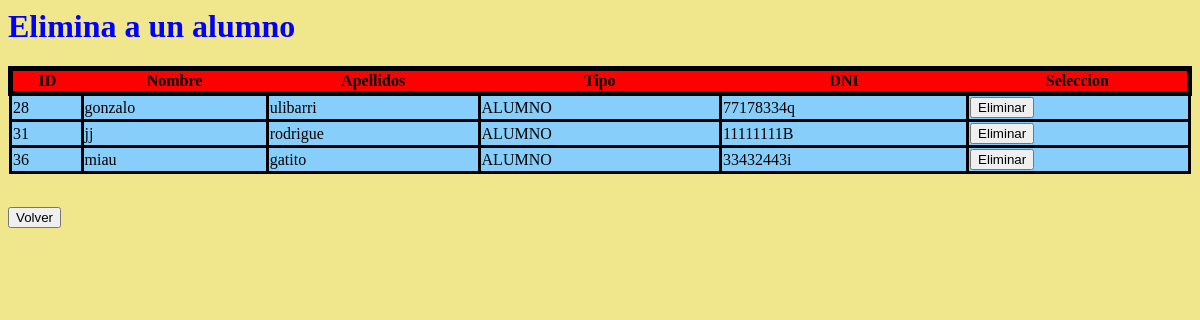
Page /src/delAlumno.php on the earlier database version.
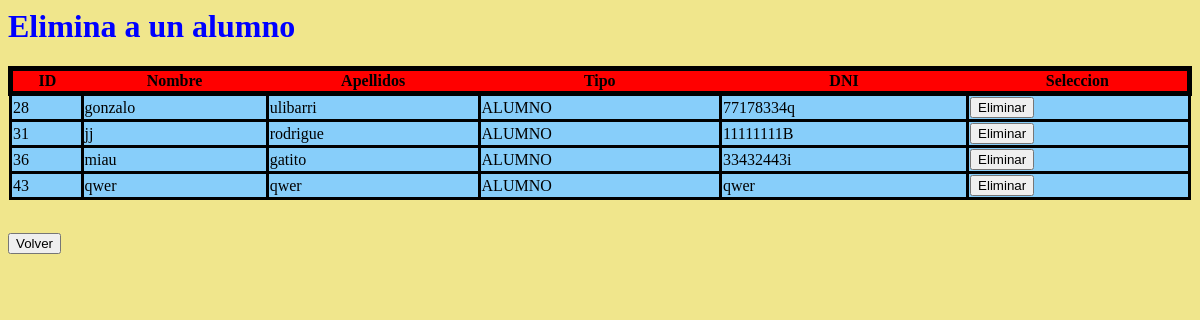
Same page on the later database version.
### tables this page shows
CREATE TABLE `persona` (
  `ID` int(11) NOT NULL,
  `NOMBRE` varchar(25) NOT NULL,
  `APELLIDOS` varchar(45) NOT NULL,
  `TIPO` enum('ALUMNO','PROFESOR','ADMIN') NOT NULL,
  `DNI` varchar(9) NOT NULL,
  `PASS` varchar(25) DEFAULT NULL,
  `USER` varchar(20) NOT NULL,
  `FOTO` varchar(100) NOT NULL DEFAULT 'default.jpg'
);

### src/delAlumno.php (the view, shortened to what this page needs)
</html><!DOCTYPE html>
<html>
    <head>
        <link href="../templates/tabla.css" rel="stylesheet" type="text/css">
    </head>
    <body>
    <h1 style= "color: blue;">Elimina a un alumno</h1>
    <?php
         $conexionadmin =mysqli_connect('localhost','teresa','ranateresa','universidad') ;
        $consulta = mysqli_query($conexionadmin, "SELECT * FROM persona where TIPO='ALUMNO'");
        $numcol = mysqli_num_rows($consulta);
        for( $i = 0 ; $i < $numcol ; $i++ ){
            $fila = mysqli_fetch_array($consulta);
            if($i == 0){
                echo "<form method=\"POST\" enctype=\"multipart/form-data\" action=\"./CRUD/delAlum.php\" >
                <table class=\"encabezado\" >
                <tr class = \"titulos\">
                <th>ID</th>
                <th>Nombre</th>
                <th>Apellidos</th>
                <th>Tipo</th>
                <th>DNI</th>
                <th>Seleccion</th>
                </tr>";
            }
                $dni = $fila['DNI'];
                echo
                "<tr class=\"filas\" >
                <td> ".$fila['ID']." </td>
                <td> ".$fila['NOMBRE']." </td>
                <td> ".$fila['APELLIDOS']." </td>
                <td> ".$fila['TIPO']." </td>
                <td> ".$fila['DNI']." </td>
                <td> <input type=\"hidden\" name=\"dni\" value=\"$dni\" placeholder=\"Eliminar\"  >
                <input type=\"submit\" value=\"Eliminar\" placeholder=\"Eliminar\"  >
                </td><tr>";
        }
        echo "</table></form>";
        echo " <br>   <form action=\"./paneladmin.php\" >
        <input type=\"submit\" value=\"Volver\" />
        </form>";
    ?>
    </body>
</html>

Differences in the rows shown:
added persona: ID "43", NOMBRE "qwer", APELLIDOS "qwer", TIPO "ALUMNO", DNI "qwer"
